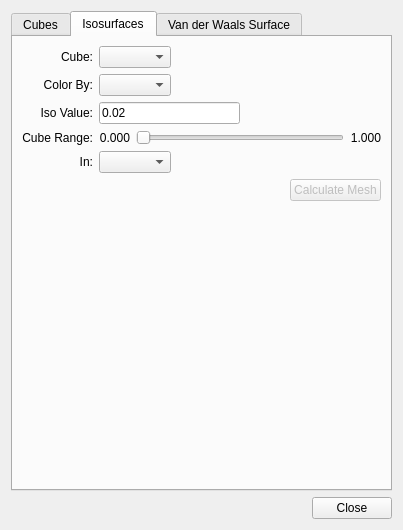
<ui version="4.0" >
 <class>OrbitalDialog</class>
 <widget class="QDialog" name="OrbitalDialog" >
  <property name="geometry" >
   <rect>
    <x>0</x>
    <y>0</y>
    <width>403</width>
    <height>530</height>
   </rect>
  </property>
  <property name="sizePolicy" >
   <sizepolicy vsizetype="MinimumExpanding" hsizetype="Preferred" >
    <horstretch>0</horstretch>
    <verstretch>0</verstretch>
   </sizepolicy>
  </property>
  <property name="windowTitle" >
   <string>Surfaces</string>
  </property>
  <layout class="QVBoxLayout" name="verticalLayout_2" >
   <item>
    <widget class="QTabWidget" name="tabWidget" >
     <property name="currentIndex" >
      <number>1</number>
     </property>
     <widget class="QWidget" name="cube" >
      <attribute name="title" >
       <string>Cubes</string>
      </attribute>
      <layout class="QVBoxLayout" name="verticalLayout" >
       <item>
        <widget class="QGroupBox" name="groupBox" >
         <property name="title" >
          <string>Cube Dimensions</string>
         </property>
         <layout class="QGridLayout" name="gridLayout" >
          <item row="0" column="1" >
           <layout class="QHBoxLayout" name="horizontalLayout_12" >
            <property name="spacing" >
             <number>0</number>
            </property>
            <item>
             <widget class="QLabel" name="label_11" >
              <property name="text" >
               <string>x</string>
              </property>
              <property name="alignment" >
               <set>Qt::AlignBottom|Qt::AlignHCenter</set>
              </property>
              <property name="buddy" >
               <cstring>originX</cstring>
              </property>
             </widget>
            </item>
            <item>
             <widget class="QLabel" name="label_12" >
              <property name="text" >
               <string>y</string>
              </property>
              <property name="alignment" >
               <set>Qt::AlignBottom|Qt::AlignHCenter</set>
              </property>
              <property name="buddy" >
               <cstring>originX</cstring>
              </property>
             </widget>
            </item>
            <item>
             <widget class="QLabel" name="label_13" >
              <property name="text" >
               <string>z</string>
              </property>
              <property name="alignment" >
               <set>Qt::AlignBottom|Qt::AlignHCenter</set>
              </property>
              <property name="buddy" >
               <cstring>originX</cstring>
              </property>
             </widget>
            </item>
           </layout>
          </item>
          <item row="1" column="0" >
           <widget class="QLabel" name="label" >
            <property name="text" >
             <string>Origin:</string>
            </property>
            <property name="alignment" >
             <set>Qt::AlignRight|Qt::AlignTrailing|Qt::AlignVCenter</set>
            </property>
            <property name="buddy" >
             <cstring>originX</cstring>
            </property>
           </widget>
          </item>
          <item row="1" column="1" >
           <layout class="QHBoxLayout" name="horizontalLayout_14" >
            <property name="spacing" >
             <number>0</number>
            </property>
            <item>
             <widget class="QLineEdit" name="originX" />
            </item>
            <item>
             <widget class="QLineEdit" name="originY" />
            </item>
            <item>
             <widget class="QLineEdit" name="originZ" />
            </item>
            <item>
             <spacer name="horizontalSpacer" >
              <property name="orientation" >
               <enum>Qt::Horizontal</enum>
              </property>
              <property name="sizeHint" stdset="0" >
               <size>
                <width>40</width>
                <height>20</height>
               </size>
              </property>
             </spacer>
            </item>
           </layout>
          </item>
          <item row="2" column="0" >
           <widget class="QLabel" name="label_4" >
            <property name="text" >
             <string>Max:</string>
            </property>
            <property name="alignment" >
             <set>Qt::AlignRight|Qt::AlignTrailing|Qt::AlignVCenter</set>
            </property>
            <property name="buddy" >
             <cstring>stepsX</cstring>
            </property>
           </widget>
          </item>
          <item row="2" column="1" >
           <layout class="QHBoxLayout" name="horizontalLayout_16" >
            <property name="spacing" >
             <number>0</number>
            </property>
            <item>
             <widget class="QLineEdit" name="maxX" />
            </item>
            <item>
             <widget class="QLineEdit" name="maxY" />
            </item>
            <item>
             <widget class="QLineEdit" name="maxZ" />
            </item>
            <item>
             <spacer name="horizontalSpacer_3" >
              <property name="orientation" >
               <enum>Qt::Horizontal</enum>
              </property>
              <property name="sizeHint" stdset="0" >
               <size>
                <width>40</width>
                <height>20</height>
               </size>
              </property>
             </spacer>
            </item>
           </layout>
          </item>
          <item row="3" column="0" >
           <widget class="QLabel" name="label_3" >
            <property name="text" >
             <string>Steps:</string>
            </property>
            <property name="alignment" >
             <set>Qt::AlignRight|Qt::AlignTrailing|Qt::AlignVCenter</set>
            </property>
            <property name="buddy" >
             <cstring>stepsX</cstring>
            </property>
           </widget>
          </item>
          <item row="3" column="1" >
           <layout class="QHBoxLayout" name="horizontalLayout_13" >
            <property name="spacing" >
             <number>0</number>
            </property>
            <item>
             <widget class="QLineEdit" name="stepsX" />
            </item>
            <item>
             <widget class="QLineEdit" name="stepsY" />
            </item>
            <item>
             <widget class="QLineEdit" name="stepsZ" />
            </item>
            <item>
             <spacer name="horizontalSpacer_3" >
              <property name="orientation" >
               <enum>Qt::Horizontal</enum>
              </property>
              <property name="sizeHint" stdset="0" >
               <size>
                <width>40</width>
                <height>20</height>
               </size>
              </property>
             </spacer>
            </item>
           </layout>
          </item>
          <item row="4" column="0" >
           <widget class="QLabel" name="label_2" >
            <property name="text" >
             <string>Step Size:</string>
            </property>
            <property name="alignment" >
             <set>Qt::AlignRight|Qt::AlignTrailing|Qt::AlignVCenter</set>
            </property>
            <property name="buddy" >
             <cstring>stepSize</cstring>
            </property>
           </widget>
          </item>
          <item row="4" column="1" >
           <layout class="QHBoxLayout" name="horizontalLayout_15" >
            <item>
             <widget class="QLineEdit" name="stepSize" >
              <property name="sizePolicy" >
               <sizepolicy vsizetype="Fixed" hsizetype="Fixed" >
                <horstretch>30</horstretch>
                <verstretch>0</verstretch>
               </sizepolicy>
              </property>
              <property name="maximumSize" >
               <size>
                <width>90</width>
                <height>16777215</height>
               </size>
              </property>
             </widget>
            </item>
            <item>
             <spacer name="horizontalSpacer_2" >
              <property name="orientation" >
               <enum>Qt::Horizontal</enum>
              </property>
              <property name="sizeHint" stdset="0" >
               <size>
                <width>40</width>
                <height>20</height>
               </size>
              </property>
             </spacer>
            </item>
           </layout>
          </item>
          <item row="5" column="1" >
           <spacer name="verticalSpacer" >
            <property name="orientation" >
             <enum>Qt::Vertical</enum>
            </property>
            <property name="sizeType" >
             <enum>QSizePolicy::MinimumExpanding</enum>
            </property>
            <property name="sizeHint" stdset="0" >
             <size>
              <width>20</width>
              <height>0</height>
             </size>
            </property>
           </spacer>
          </item>
         </layout>
        </widget>
       </item>
       <item>
        <layout class="QHBoxLayout" name="horizontalLayout" >
         <item>
          <widget class="QComboBox" name="orbitalCombo" >
           <property name="enabled" >
            <bool>false</bool>
           </property>
          </widget>
         </item>
         <item>
          <spacer name="horizontalSpacer_6" >
           <property name="orientation" >
            <enum>Qt::Horizontal</enum>
           </property>
           <property name="sizeHint" stdset="0" >
            <size>
             <width>40</width>
             <height>20</height>
            </size>
           </property>
          </spacer>
         </item>
         <item>
          <widget class="QPushButton" name="calculate" >
           <property name="enabled" >
            <bool>false</bool>
           </property>
           <property name="text" >
            <string>Calculate MO</string>
           </property>
          </widget>
         </item>
        </layout>
       </item>
       <item>
        <layout class="QHBoxLayout" name="horizontalLayout_17" >
         <item>
          <spacer name="horizontalSpacer_4" >
           <property name="orientation" >
            <enum>Qt::Horizontal</enum>
           </property>
           <property name="sizeHint" stdset="0" >
            <size>
             <width>40</width>
             <height>20</height>
            </size>
           </property>
          </spacer>
         </item>
         <item>
          <widget class="QPushButton" name="calculateAll" >
           <property name="enabled" >
            <bool>false</bool>
           </property>
           <property name="text" >
            <string>Calculate All MOs</string>
           </property>
          </widget>
         </item>
        </layout>
       </item>
       <item>
        <layout class="QHBoxLayout" name="horizontalLayout_22" >
         <item>
          <spacer name="horizontalSpacer_4" >
           <property name="orientation" >
            <enum>Qt::Horizontal</enum>
           </property>
           <property name="sizeHint" stdset="0" >
            <size>
             <width>40</width>
             <height>20</height>
            </size>
           </property>
          </spacer>
         </item>
         <item>
          <widget class="QPushButton" name="calculateDensity" >
           <property name="enabled" >
            <bool>false</bool>
           </property>
           <property name="text" >
            <string>Calculate Electron Density</string>
           </property>
          </widget>
         </item>
        </layout>
       </item>
       <item>
        <layout class="QHBoxLayout" name="horizontalLayout_24" >
         <item>
          <spacer name="horizontalSpacer_4" >
           <property name="orientation" >
            <enum>Qt::Horizontal</enum>
           </property>
           <property name="sizeHint" stdset="0" >
            <size>
             <width>40</width>
             <height>20</height>
            </size>
           </property>
          </spacer>
         </item>
         <item>
          <widget class="QPushButton" name="calculateVdW" >
           <property name="enabled" >
            <bool>true</bool>
           </property>
           <property name="text" >
            <string>Calculate Van der Waals Cube</string>
           </property>
          </widget>
         </item>
        </layout>
       </item>
       <item>
        <spacer name="verticalSpacer_2" >
         <property name="orientation" >
          <enum>Qt::Vertical</enum>
         </property>
         <property name="sizeType" >
          <enum>QSizePolicy::MinimumExpanding</enum>
         </property>
         <property name="sizeHint" stdset="0" >
          <size>
           <width>20</width>
           <height>28</height>
          </size>
         </property>
        </spacer>
       </item>
      </layout>
     </widget>
     <widget class="QWidget" name="meshes" >
      <attribute name="title" >
       <string>Isosurfaces</string>
      </attribute>
      <layout class="QGridLayout" name="gridLayout_4" >
       <item row="0" column="0" >
        <widget class="QLabel" name="label_14" >
         <property name="text" >
          <string>Cube:</string>
         </property>
         <property name="alignment" >
          <set>Qt::AlignRight|Qt::AlignTrailing|Qt::AlignVCenter</set>
         </property>
        </widget>
       </item>
       <item row="0" column="1" >
        <layout class="QHBoxLayout" name="horizontalLayout_3" >
         <item>
          <widget class="QComboBox" name="cubeCombo" />
         </item>
         <item>
          <spacer name="horizontalSpacer_7" >
           <property name="orientation" >
            <enum>Qt::Horizontal</enum>
           </property>
           <property name="sizeHint" stdset="0" >
            <size>
             <width>40</width>
             <height>20</height>
            </size>
           </property>
          </spacer>
         </item>
        </layout>
       </item>
       <item row="1" column="0" >
        <widget class="QLabel" name="label_18" >
         <property name="text" >
          <string>Color By:</string>
         </property>
         <property name="alignment" >
          <set>Qt::AlignRight|Qt::AlignTrailing|Qt::AlignVCenter</set>
         </property>
        </widget>
       </item>
       <item row="1" column="1" >
        <layout class="QHBoxLayout" name="horizontalLayout_2" >
         <item>
          <widget class="QComboBox" name="colorCubeCombo" />
         </item>
         <item>
          <spacer name="horizontalSpacer_9" >
           <property name="orientation" >
            <enum>Qt::Horizontal</enum>
           </property>
           <property name="sizeHint" stdset="0" >
            <size>
             <width>40</width>
             <height>20</height>
            </size>
           </property>
          </spacer>
         </item>
        </layout>
       </item>
       <item row="2" column="0" >
        <widget class="QLabel" name="label_15" >
         <property name="text" >
          <string>Iso Value:</string>
         </property>
         <property name="alignment" >
          <set>Qt::AlignRight|Qt::AlignTrailing|Qt::AlignVCenter</set>
         </property>
        </widget>
       </item>
       <item row="2" column="1" >
        <layout class="QHBoxLayout" name="horizontalLayout_19" >
         <item>
          <widget class="QLineEdit" name="isoValue" >
           <property name="text" >
            <string>0.02</string>
           </property>
          </widget>
         </item>
         <item>
          <spacer name="horizontalSpacer_5" >
           <property name="orientation" >
            <enum>Qt::Horizontal</enum>
           </property>
           <property name="sizeHint" stdset="0" >
            <size>
             <width>40</width>
             <height>20</height>
            </size>
           </property>
          </spacer>
         </item>
        </layout>
       </item>
       <item row="3" column="0" >
        <widget class="QLabel" name="label_17" >
         <property name="text" >
          <string>Cube Range:</string>
         </property>
         <property name="alignment" >
          <set>Qt::AlignRight|Qt::AlignTrailing|Qt::AlignVCenter</set>
         </property>
        </widget>
       </item>
       <item row="3" column="1" >
        <layout class="QHBoxLayout" name="horizontalLayout_18" >
         <item>
          <widget class="QLabel" name="cubeLow" >
           <property name="text" >
            <string>0.000</string>
           </property>
           <property name="alignment" >
            <set>Qt::AlignRight|Qt::AlignTrailing|Qt::AlignVCenter</set>
           </property>
          </widget>
         </item>
         <item>
          <widget class="QSlider" name="isoSlider" >
           <property name="orientation" >
            <enum>Qt::Horizontal</enum>
           </property>
          </widget>
         </item>
         <item>
          <widget class="QLabel" name="cubeHigh" >
           <property name="text" >
            <string>1.000</string>
           </property>
           <property name="alignment" >
            <set>Qt::AlignRight|Qt::AlignTrailing|Qt::AlignVCenter</set>
           </property>
          </widget>
         </item>
        </layout>
       </item>
       <item row="4" column="0" >
        <widget class="QLabel" name="label_16" >
         <property name="text" >
          <string>In:</string>
         </property>
         <property name="alignment" >
          <set>Qt::AlignRight|Qt::AlignTrailing|Qt::AlignVCenter</set>
         </property>
        </widget>
       </item>
       <item row="4" column="1" >
        <layout class="QHBoxLayout" name="horizontalLayout_4" >
         <item>
          <widget class="QComboBox" name="engineCombo" />
         </item>
         <item>
          <spacer name="horizontalSpacer_8" >
           <property name="orientation" >
            <enum>Qt::Horizontal</enum>
           </property>
           <property name="sizeHint" stdset="0" >
            <size>
             <width>40</width>
             <height>20</height>
            </size>
           </property>
          </spacer>
         </item>
        </layout>
       </item>
       <item row="5" column="0" colspan="2" >
        <layout class="QHBoxLayout" name="horizontalLayout_20" >
         <item>
          <spacer name="horizontalSpacer_4" >
           <property name="orientation" >
            <enum>Qt::Horizontal</enum>
           </property>
           <property name="sizeHint" stdset="0" >
            <size>
             <width>40</width>
             <height>20</height>
            </size>
           </property>
          </spacer>
         </item>
         <item>
          <widget class="QPushButton" name="calculateMesh" >
           <property name="enabled" >
            <bool>false</bool>
           </property>
           <property name="text" >
            <string>Calculate Mesh</string>
           </property>
          </widget>
         </item>
        </layout>
       </item>
       <item row="6" column="1" >
        <spacer name="verticalSpacer_3" >
         <property name="orientation" >
          <enum>Qt::Vertical</enum>
         </property>
         <property name="sizeHint" stdset="0" >
          <size>
           <width>20</width>
           <height>141</height>
          </size>
         </property>
        </spacer>
       </item>
      </layout>
     </widget>
     <widget class="QWidget" name="VdW" >
      <attribute name="title" >
       <string>Van der Waals Surface</string>
      </attribute>
      <layout class="QGridLayout" name="gridLayout_3" >
       <item row="0" column="0" >
        <widget class="QLabel" name="label_28" >
         <property name="text" >
          <string>Cube:</string>
         </property>
         <property name="alignment" >
          <set>Qt::AlignRight|Qt::AlignTrailing|Qt::AlignVCenter</set>
         </property>
        </widget>
       </item>
       <item row="0" column="1" >
        <layout class="QHBoxLayout" name="horizontalLayout_9" >
         <item>
          <widget class="QComboBox" name="surfaceCubeCombo" />
         </item>
         <item>
          <spacer name="horizontalSpacer_7" >
           <property name="orientation" >
            <enum>Qt::Horizontal</enum>
           </property>
           <property name="sizeHint" stdset="0" >
            <size>
             <width>40</width>
             <height>20</height>
            </size>
           </property>
          </spacer>
         </item>
        </layout>
       </item>
       <item row="1" column="0" >
        <widget class="QLabel" name="label_29" >
         <property name="text" >
          <string>Color By:</string>
         </property>
         <property name="alignment" >
          <set>Qt::AlignRight|Qt::AlignTrailing|Qt::AlignVCenter</set>
         </property>
        </widget>
       </item>
       <item row="1" column="1" >
        <layout class="QHBoxLayout" name="horizontalLayout_10" >
         <item>
          <widget class="QComboBox" name="surfaceColorCubeCombo" />
         </item>
         <item>
          <spacer name="horizontalSpacer_12" >
           <property name="orientation" >
            <enum>Qt::Horizontal</enum>
           </property>
           <property name="sizeHint" stdset="0" >
            <size>
             <width>40</width>
             <height>20</height>
            </size>
           </property>
          </spacer>
         </item>
        </layout>
       </item>
       <item row="2" column="0" >
        <widget class="QLabel" name="label_31" >
         <property name="text" >
          <string>Distance:</string>
         </property>
         <property name="alignment" >
          <set>Qt::AlignRight|Qt::AlignTrailing|Qt::AlignVCenter</set>
         </property>
        </widget>
       </item>
       <item row="2" column="1" >
        <layout class="QHBoxLayout" name="horizontalLayout_11" >
         <item>
          <widget class="QLineEdit" name="surfaceDistance" >
           <property name="text" >
            <string>0.0</string>
           </property>
          </widget>
         </item>
         <item>
          <spacer name="horizontalSpacer_10" >
           <property name="orientation" >
            <enum>Qt::Horizontal</enum>
           </property>
           <property name="sizeHint" stdset="0" >
            <size>
             <width>40</width>
             <height>20</height>
            </size>
           </property>
          </spacer>
         </item>
        </layout>
       </item>
       <item row="3" column="0" >
        <widget class="QLabel" name="label_27" >
         <property name="text" >
          <string>Range:</string>
         </property>
         <property name="alignment" >
          <set>Qt::AlignRight|Qt::AlignTrailing|Qt::AlignVCenter</set>
         </property>
        </widget>
       </item>
       <item row="3" column="1" >
        <widget class="QSlider" name="surfaceSlider" >
         <property name="minimum" >
          <number>-50</number>
         </property>
         <property name="maximum" >
          <number>50</number>
         </property>
         <property name="value" >
          <number>0</number>
         </property>
         <property name="orientation" >
          <enum>Qt::Horizontal</enum>
         </property>
         <property name="tickPosition" >
          <enum>QSlider::TicksAbove</enum>
         </property>
         <property name="tickInterval" >
          <number>25</number>
         </property>
        </widget>
       </item>
       <item row="4" column="0" >
        <widget class="QLabel" name="label_30" >
         <property name="text" >
          <string>In:</string>
         </property>
         <property name="alignment" >
          <set>Qt::AlignRight|Qt::AlignTrailing|Qt::AlignVCenter</set>
         </property>
        </widget>
       </item>
       <item row="4" column="1" >
        <layout class="QHBoxLayout" name="horizontalLayout_36" >
         <item>
          <widget class="QComboBox" name="surfaceEngineCombo" />
         </item>
         <item>
          <spacer name="horizontalSpacer_13" >
           <property name="orientation" >
            <enum>Qt::Horizontal</enum>
           </property>
           <property name="sizeHint" stdset="0" >
            <size>
             <width>40</width>
             <height>20</height>
            </size>
           </property>
          </spacer>
         </item>
        </layout>
       </item>
       <item row="5" column="0" colspan="2" >
        <layout class="QHBoxLayout" name="horizontalLayout_37" >
         <item>
          <spacer name="horizontalSpacer_11" >
           <property name="orientation" >
            <enum>Qt::Horizontal</enum>
           </property>
           <property name="sizeHint" stdset="0" >
            <size>
             <width>40</width>
             <height>20</height>
            </size>
           </property>
          </spacer>
         </item>
         <item>
          <widget class="QPushButton" name="calculateVdWMesh" >
           <property name="enabled" >
            <bool>false</bool>
           </property>
           <property name="text" >
            <string>Calculate Mesh</string>
           </property>
          </widget>
         </item>
        </layout>
       </item>
       <item row="6" column="1" >
        <spacer name="verticalSpacer_5" >
         <property name="orientation" >
          <enum>Qt::Vertical</enum>
         </property>
         <property name="sizeHint" stdset="0" >
          <size>
           <width>20</width>
           <height>201</height>
          </size>
         </property>
        </spacer>
       </item>
      </layout>
     </widget>
    </widget>
   </item>
   <item>
    <widget class="QDialogButtonBox" name="buttonBox" >
     <property name="orientation" >
      <enum>Qt::Horizontal</enum>
     </property>
     <property name="standardButtons" >
      <set>QDialogButtonBox::Close</set>
     </property>
    </widget>
   </item>
  </layout>
 </widget>
 <tabstops>
  <tabstop>orbitalCombo</tabstop>
  <tabstop>calculate</tabstop>
  <tabstop>buttonBox</tabstop>
 </tabstops>
 <resources/>
 <connections>
  <connection>
   <sender>buttonBox</sender>
   <signal>accepted()</signal>
   <receiver>OrbitalDialog</receiver>
   <slot>accept()</slot>
   <hints>
    <hint type="sourcelabel" >
     <x>248</x>
     <y>254</y>
    </hint>
    <hint type="destinationlabel" >
     <x>157</x>
     <y>274</y>
    </hint>
   </hints>
  </connection>
  <connection>
   <sender>buttonBox</sender>
   <signal>rejected()</signal>
   <receiver>OrbitalDialog</receiver>
   <slot>reject()</slot>
   <hints>
    <hint type="sourcelabel" >
     <x>316</x>
     <y>260</y>
    </hint>
    <hint type="destinationlabel" >
     <x>286</x>
     <y>274</y>
    </hint>
   </hints>
  </connection>
 </connections>
</ui>
